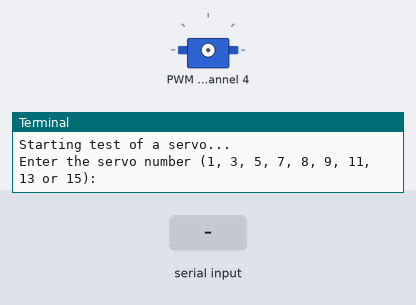
Bench run of a program on a simulated Raspberry Pi (BCM pin numbers). Shown: servo, the last lines printed to the terminal. Inputs (shaded band) come from the test bench.

Above: at 1.2 s.
1.3 s: "5" typed at the terminal, then Enter
2.8 s: "200" typed at the terminal, then Enter
At 4.0 s:
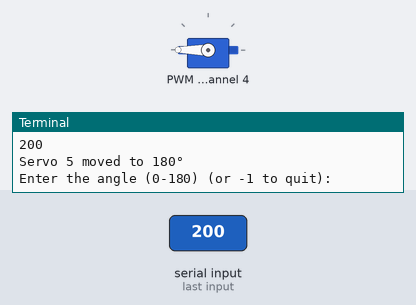
4.3 s: "1" typed at the terminal, then Enter
At 5.2 s:
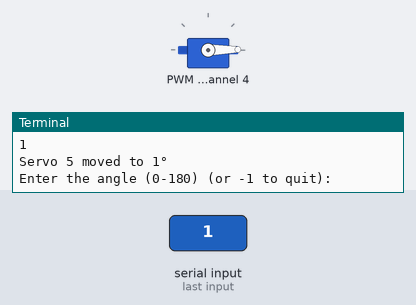
Timing chart, 0 to 7.3 s (numbered marks = the images above; inputs shaded):
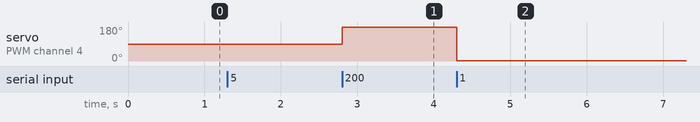

Measured:
- after the input at 2.8 s, servo on PWM channel 4: 90° → 180° at once
- after the input at 4.3 s, servo on PWM channel 4: 180° → 1° at once

The program:

calibrationSingleServo.py
```python
# This script is used to calibrate a single servo motor connected to a PCA9685 PWM driver.
import time
import busio
from board import SDA, SCL
from adafruit_pca9685 import PCA9685
from adafruit_motor import servo

# I2C-connection for servo control
i2c = busio.I2C(SCL, SDA)

# Initialize PCA9685 for servo control
pca = PCA9685(i2c)
pca.frequency = 50  # Standard frequency for servos

print("Starting test of a servo...")

# Select servo
while True:
    try:
        servo_number = int(input("Enter the servo number (1, 3, 5, 7, 8, 9, 11, 13 or 15): "))
        if servo_number not in [1, 3, 5, 7, 8, 9, 11, 13, 15]:
            print("Only 1, 3, 5, 7, 8, 9, 11, 13 or 15 allowed.")
            continue
        break
    except ValueError:
        print("Invalid input. Please enter a number.")

# Initialize servo (Index = Number - 1) and set to initial position
my_servo = servo.Servo(pca.channels[servo_number - 1])
angle = 90
my_servo.angle = angle
print(f"Servo {servo_number} set to initial position {angle}°.")

try:
    while True:
        try:
            angle = int(input("Enter the angle (0-180) (or -1 to quit): "))
            if angle == -1:
                break
            angle = max(0, min(180, angle))  # Clamp angle between 0 and 180
            my_servo.angle = angle
            print(f"Servo {servo_number} moved to {angle}°")
            time.sleep(0.5)
        except ValueError:
            print("Invalid input. Please enter a number.")
except KeyboardInterrupt:
    print("\nAborted by user.")

# Move back to center
print("Moving servo back to center...")
my_servo.angle = 90
time.sleep(0.5)
print("Done. Servo is at 90°, PWM disabled.")
```
